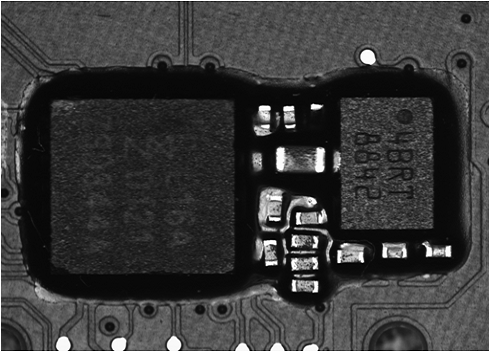
#> input picture witron/1_1.png, 490 x 352 px
$ python witron.py
#> lines starting #> are read from the running program, lines starting #| are printed output that depends on the picture; after the words box and inside, x2 and y2 are one past the last pixel; in counts of white or black regions, pixels touching at a corner belong together
import cv2
import numpy as np
from matplotlib import pyplot as plt


def nothing(x):
    pass


pass  # 选择合适的方法识别胶水轨迹
# [32 lines of commented-out code are left out]
pass  # 拟合最暗图
im1 = cv2.imread('1_1.png', 1)
#> im1 is the input picture: shape (352, 490, 3); min 0, max 255, mean 57.4
im1c = im1.copy()
im2 = cv2.imread('1_2.png', 1)
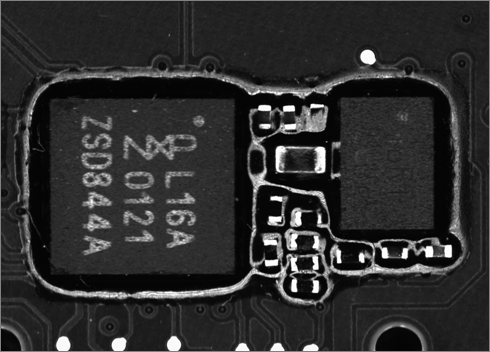
#> input picture witron/1_2.png, 490 x 352 px
#> im2 is the input picture: shape (352, 490, 3); min 0, max 255, mean 46.4
im2c = im2.copy()
im1gray = cv2.cvtColor(im1, cv2.COLOR_BGR2GRAY)
im2gray = cv2.cvtColor(im2, cv2.COLOR_BGR2GRAY)
img1 = cv2.medianBlur(im1gray, 3)
img2 = cv2.medianBlur(im2gray, 3)
# 将两张图中对应位置亮度较小的像素生成一个新图
dst = np.minimum(im1, im2)
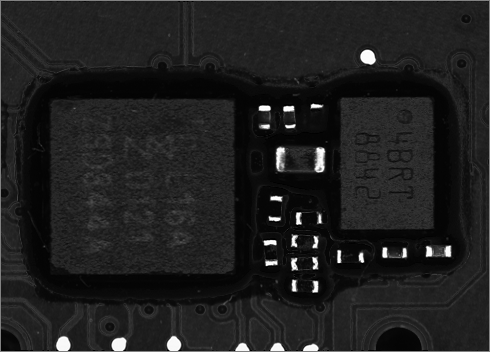
#> dst: shape (352, 490, 3); min 0, max 255, mean 31.4
dstc = dst.copy()
# cv2.imshow('dst', np.hstack([img1, img2, dst]))
# k = cv2.waitKey(0)
# cv2.destroyAllWindows()
pass  # 寻找轮廓
cv2.namedWindow('Canny detection')
cv2.createTrackbar('minVal', 'Canny detection', 0, 255, nothing)
# [13 lines of commented-out code are left out]
cv2.namedWindow('areaVal adjust')
cv2.createTrackbar('areaVal', 'areaVal adjust', 0, 400, nothing)

while 1:

    minVal = cv2.getTrackbarPos('minVal', 'Canny detection')
    ret, thresh1 = cv2.threshold(img1, minVal, 255, cv2.THRESH_BINARY)
#> thresh1: shape (352, 490); every value is 255
#> ret = 0
    ret, thresh2 = cv2.threshold(img2, minVal, 255, cv2.THRESH_BINARY)
    thresh3 = cv2.bitwise_and(thresh1, thresh2)
    cv2.imshow('Canny detection', np.hstack([thresh1, thresh2, thresh3]))
    contours1, hierarchy = cv2.findContours(thresh1, cv2.RETR_TREE, cv2.CHAIN_APPROX_SIMPLE)
#> contours1 = [[[0, 0], [0, 351], [489, 351], [489, 0]]]
    contours2, hierarchy = cv2.findContours(thresh2, cv2.RETR_TREE, cv2.CHAIN_APPROX_SIMPLE)
#> contours2 = [[[0, 0], [0, 351], [489, 351], [489, 0]]]
    contours3, hierarchy = cv2.findContours(thresh3, cv2.RETR_TREE, cv2.CHAIN_APPROX_SIMPLE)
#> contours3 = [[[0, 0], [0, 351], [489, 351], [489, 0]]]

    areaVal = cv2.getTrackbarPos('areaVal', 'areaVal adjust')
    contours = [contours1, contours2, contours3]
#> contours = [[[[0, 0], [0, 351], [489, 351], [489, 0]]], [[[0, 0], [0, 351], [489, 351], [489, 0]]], [[[0, 0], [0, 351], [489, 351], [489, 0]]]]
    q = 0
    # 直接对原来列表过滤生成新的列表
    for i in range(len(contours)):
        contours[i] = [x for x in contours[i] if cv2.contourArea(x) > areaVal]
#> this loop made 3 passes
    # [6 lines of commented-out code are left out]

    cv2.drawContours(im1, contours[0], -1, (0, 255, 0), 1, offset=(0, 0))
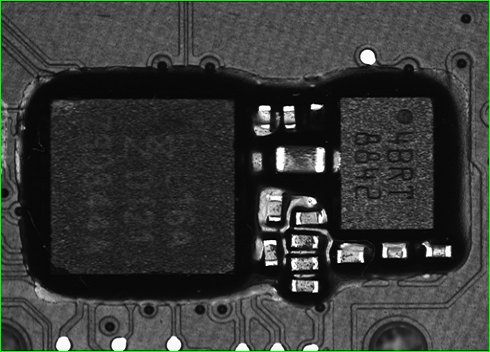
#> im1: shape (352, 490, 3); 0.97% of pixels changed, all inside (x1, y1, x2, y2) = (0, 0, 490, 352)
    cv2.drawContours(im2, contours[1], -1, (0, 255, 0), 1, offset=(0, 0))
    cv2.drawContours(dst, contours[2], -1, (0, 255, 0), 1, offset=(0, 0))
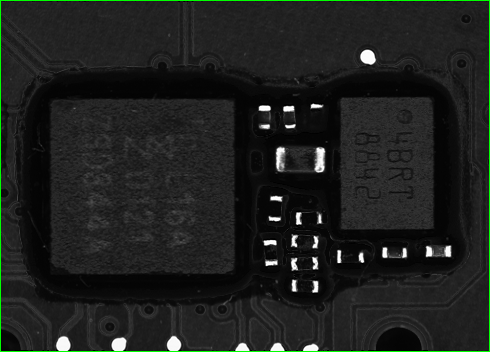
#> dst: shape (352, 490, 3); 0.97% of pixels changed, all inside (x1, y1, x2, y2) = (0, 0, 490, 352)
    cv2.imshow('cout', dst)
    cv2.imshow('contours', np.hstack([im1, im2]))
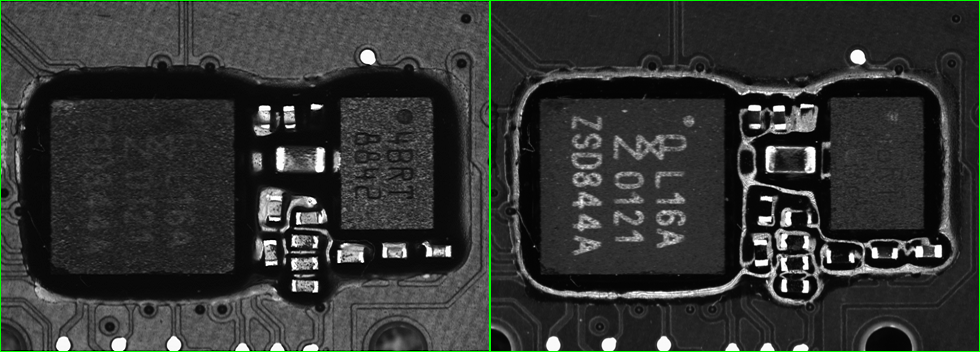
#> window 'contours': shape (352, 980, 3); mean B, G, R 50, 52.5, 50
    k = cv2.waitKey(10)
#> (key Esc is pressed here)
    if k == 27:
        break
    cv2.destroyWindow('cout')
    cv2.destroyWindow('contours')
    im1 = im1c.copy()
    im2 = im2c.copy()
    dst = dstc.copy()
cv2.destroyAllWindows()
